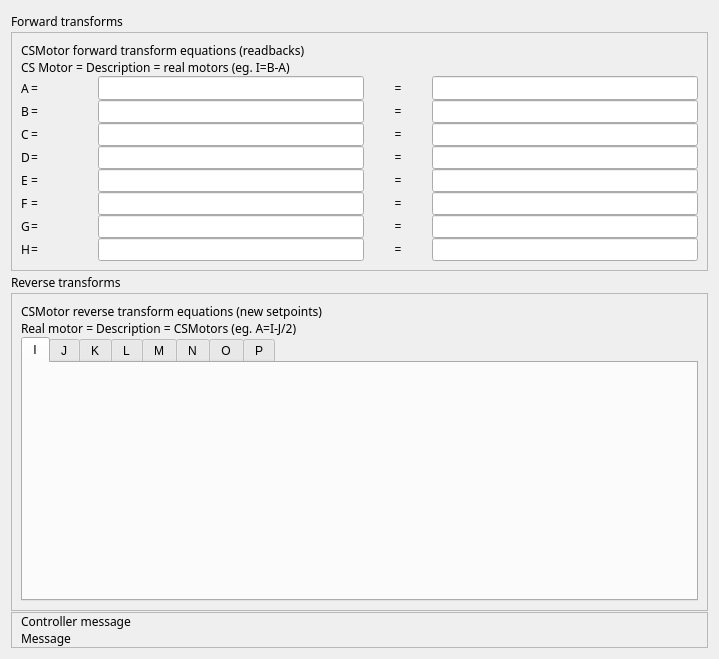
<?xml version="1.0" encoding="UTF-8"?>
<ui version="4.0">
 <class>EFrame</class>
 <widget class="QEFrame" name="EFrame">
  <property name="geometry">
   <rect>
    <x>0</x>
    <y>0</y>
    <width>719</width>
    <height>659</height>
   </rect>
  </property>
  <property name="sizePolicy">
   <sizepolicy hsizetype="Expanding" vsizetype="Expanding">
    <horstretch>0</horstretch>
    <verstretch>0</verstretch>
   </sizepolicy>
  </property>
  <property name="minimumSize">
   <size>
    <width>0</width>
    <height>1</height>
   </size>
  </property>
  <property name="windowTitle">
   <string>Kinematics</string>
  </property>
  <layout class="QVBoxLayout" name="verticalLayout" stretch="1,3,1,4,0">
   <property name="spacing">
    <number>1</number>
   </property>
   <item>
    <widget class="QLabel" name="label_20">
     <property name="maximumSize">
      <size>
       <width>16777215</width>
       <height>20</height>
      </size>
     </property>
     <property name="font">
      <font>
       <family>Abyssinica SIL</family>
       <pointsize>9</pointsize>
      </font>
     </property>
     <property name="text">
      <string>Forward transforms</string>
     </property>
    </widget>
   </item>
   <item>
    <widget class="QFrame" name="frame">
     <property name="sizePolicy">
      <sizepolicy hsizetype="Expanding" vsizetype="Expanding">
       <horstretch>0</horstretch>
       <verstretch>0</verstretch>
      </sizepolicy>
     </property>
     <property name="minimumSize">
      <size>
       <width>0</width>
       <height>1</height>
      </size>
     </property>
     <property name="frameShape">
      <enum>QFrame::StyledPanel</enum>
     </property>
     <property name="frameShadow">
      <enum>QFrame::Raised</enum>
     </property>
     <layout class="QVBoxLayout" name="verticalLayout_3">
      <property name="spacing">
       <number>0</number>
      </property>
      <item>
       <widget class="QLabel" name="label_2">
        <property name="font">
         <font>
          <family>Abyssinica SIL</family>
          <pointsize>9</pointsize>
         </font>
        </property>
        <property name="text">
         <string>CSMotor forward transform equations (readbacks)</string>
        </property>
       </widget>
      </item>
      <item>
       <widget class="QLabel" name="label_19">
        <property name="font">
         <font>
          <family>Abyssinica SIL</family>
          <pointsize>9</pointsize>
         </font>
        </property>
        <property name="text">
         <string>CS Motor = Description = real motors (eg. I=B-A)</string>
        </property>
       </widget>
      </item>
      <item>
       <layout class="QVBoxLayout" name="verticalLayout_2">
        <property name="spacing">
         <number>0</number>
        </property>
        <item>
         <layout class="QHBoxLayout" name="horizontalLayout" stretch="0,1,4,1,4">
          <property name="spacing">
           <number>1</number>
          </property>
          <item>
           <widget class="QLabel" name="label_21">
            <property name="sizePolicy">
             <sizepolicy hsizetype="Preferred" vsizetype="Preferred">
              <horstretch>0</horstretch>
              <verstretch>0</verstretch>
             </sizepolicy>
            </property>
            <property name="minimumSize">
             <size>
              <width>9</width>
              <height>0</height>
             </size>
            </property>
            <property name="font">
             <font>
              <family>Abyssinica SIL</family>
              <pointsize>9</pointsize>
             </font>
            </property>
            <property name="text">
             <string>A</string>
            </property>
           </widget>
          </item>
          <item>
           <widget class="QLabel" name="label_3">
            <property name="sizePolicy">
             <sizepolicy hsizetype="Preferred" vsizetype="Expanding">
              <horstretch>0</horstretch>
              <verstretch>0</verstretch>
             </sizepolicy>
            </property>
            <property name="minimumSize">
             <size>
              <width>0</width>
              <height>0</height>
             </size>
            </property>
            <property name="font">
             <font>
              <family>Abyssinica SIL</family>
              <pointsize>9</pointsize>
             </font>
            </property>
            <property name="text">
             <string>=</string>
            </property>
           </widget>
          </item>
          <item>
           <widget class="QELineEdit" name="qelineedit_3">
            <property name="sizePolicy">
             <sizepolicy hsizetype="Preferred" vsizetype="Expanding">
              <horstretch>0</horstretch>
              <verstretch>0</verstretch>
             </sizepolicy>
            </property>
            <property name="minimumSize">
             <size>
              <width>0</width>
              <height>0</height>
             </size>
            </property>
            <property name="font">
             <font>
              <family>Abyssinica SIL</family>
              <pointsize>9</pointsize>
             </font>
            </property>
            <property name="variable" stdset="0">
             <string>$(DMC)$(M9)_FTRANSFORM_SP.DESC</string>
            </property>
           </widget>
          </item>
          <item>
           <widget class="QLabel" name="label_4">
            <property name="sizePolicy">
             <sizepolicy hsizetype="Preferred" vsizetype="Expanding">
              <horstretch>0</horstretch>
              <verstretch>0</verstretch>
             </sizepolicy>
            </property>
            <property name="minimumSize">
             <size>
              <width>0</width>
              <height>0</height>
             </size>
            </property>
            <property name="font">
             <font>
              <family>Abyssinica SIL</family>
              <pointsize>9</pointsize>
             </font>
            </property>
            <property name="text">
             <string>=</string>
            </property>
            <property name="alignment">
             <set>Qt::AlignCenter</set>
            </property>
           </widget>
          </item>
          <item>
           <widget class="QELineEdit" name="qelineedit_2">
            <property name="sizePolicy">
             <sizepolicy hsizetype="Preferred" vsizetype="Expanding">
              <horstretch>0</horstretch>
              <verstretch>0</verstretch>
             </sizepolicy>
            </property>
            <property name="minimumSize">
             <size>
              <width>0</width>
              <height>0</height>
             </size>
            </property>
            <property name="font">
             <font>
              <family>Abyssinica SIL</family>
              <pointsize>9</pointsize>
             </font>
            </property>
            <property name="variable" stdset="0">
             <string>$(DMC)$(M9)_FTRANSFORM_SP</string>
            </property>
           </widget>
          </item>
         </layout>
        </item>
        <item>
         <layout class="QHBoxLayout" name="horizontalLayout_2" stretch="0,1,4,1,4">
          <property name="spacing">
           <number>1</number>
          </property>
          <item>
           <widget class="QLabel" name="label_22">
            <property name="sizePolicy">
             <sizepolicy hsizetype="Preferred" vsizetype="Preferred">
              <horstretch>0</horstretch>
              <verstretch>0</verstretch>
             </sizepolicy>
            </property>
            <property name="minimumSize">
             <size>
              <width>9</width>
              <height>0</height>
             </size>
            </property>
            <property name="font">
             <font>
              <family>Abyssinica SIL</family>
              <pointsize>9</pointsize>
             </font>
            </property>
            <property name="text">
             <string>B</string>
            </property>
           </widget>
          </item>
          <item>
           <widget class="QLabel" name="label_5">
            <property name="sizePolicy">
             <sizepolicy hsizetype="Preferred" vsizetype="Expanding">
              <horstretch>0</horstretch>
              <verstretch>0</verstretch>
             </sizepolicy>
            </property>
            <property name="minimumSize">
             <size>
              <width>0</width>
              <height>0</height>
             </size>
            </property>
            <property name="font">
             <font>
              <family>Abyssinica SIL</family>
              <pointsize>9</pointsize>
             </font>
            </property>
            <property name="text">
             <string>=</string>
            </property>
           </widget>
          </item>
          <item>
           <widget class="QELineEdit" name="qelineedit_4">
            <property name="sizePolicy">
             <sizepolicy hsizetype="Preferred" vsizetype="Expanding">
              <horstretch>0</horstretch>
              <verstretch>0</verstretch>
             </sizepolicy>
            </property>
            <property name="minimumSize">
             <size>
              <width>0</width>
              <height>0</height>
             </size>
            </property>
            <property name="font">
             <font>
              <family>Abyssinica SIL</family>
              <pointsize>9</pointsize>
             </font>
            </property>
            <property name="variable" stdset="0">
             <string>$(DMC)$(M10)_FTRANSFORM_SP.DESC</string>
            </property>
           </widget>
          </item>
          <item>
           <widget class="QLabel" name="label_6">
            <property name="sizePolicy">
             <sizepolicy hsizetype="Preferred" vsizetype="Expanding">
              <horstretch>0</horstretch>
              <verstretch>0</verstretch>
             </sizepolicy>
            </property>
            <property name="minimumSize">
             <size>
              <width>0</width>
              <height>0</height>
             </size>
            </property>
            <property name="font">
             <font>
              <family>Abyssinica SIL</family>
              <pointsize>9</pointsize>
             </font>
            </property>
            <property name="text">
             <string>=</string>
            </property>
            <property name="alignment">
             <set>Qt::AlignCenter</set>
            </property>
           </widget>
          </item>
          <item>
           <widget class="QELineEdit" name="qelineedit_5">
            <property name="sizePolicy">
             <sizepolicy hsizetype="Preferred" vsizetype="Expanding">
              <horstretch>0</horstretch>
              <verstretch>0</verstretch>
             </sizepolicy>
            </property>
            <property name="minimumSize">
             <size>
              <width>0</width>
              <height>0</height>
             </size>
            </property>
            <property name="font">
             <font>
              <family>Abyssinica SIL</family>
              <pointsize>9</pointsize>
             </font>
            </property>
            <property name="variable" stdset="0">
             <string>$(DMC)$(M10)_FTRANSFORM_SP</string>
            </property>
           </widget>
          </item>
         </layout>
        </item>
        <item>
         <layout class="QHBoxLayout" name="horizontalLayout_3" stretch="0,1,4,1,4">
          <property name="spacing">
           <number>1</number>
          </property>
          <item>
           <widget class="QLabel" name="label_23">
            <property name="sizePolicy">
             <sizepolicy hsizetype="Preferred" vsizetype="Preferred">
              <horstretch>0</horstretch>
              <verstretch>0</verstretch>
             </sizepolicy>
            </property>
            <property name="minimumSize">
             <size>
              <width>9</width>
              <height>0</height>
             </size>
            </property>
            <property name="font">
             <font>
              <family>Abyssinica SIL</family>
              <pointsize>9</pointsize>
             </font>
            </property>
            <property name="text">
             <string>C</string>
            </property>
           </widget>
          </item>
          <item>
           <widget class="QLabel" name="label_7">
            <property name="sizePolicy">
             <sizepolicy hsizetype="Preferred" vsizetype="Expanding">
              <horstretch>0</horstretch>
              <verstretch>0</verstretch>
             </sizepolicy>
            </property>
            <property name="minimumSize">
             <size>
              <width>0</width>
              <height>0</height>
             </size>
            </property>
            <property name="font">
             <font>
              <family>Abyssinica SIL</family>
              <pointsize>9</pointsize>
             </font>
            </property>
            <property name="text">
             <string>=</string>
            </property>
           </widget>
          </item>
          <item>
           <widget class="QELineEdit" name="qelineedit_6">
            <property name="sizePolicy">
             <sizepolicy hsizetype="Preferred" vsizetype="Expanding">
              <horstretch>0</horstretch>
              <verstretch>0</verstretch>
             </sizepolicy>
            </property>
            <property name="minimumSize">
             <size>
              <width>0</width>
              <height>0</height>
             </size>
            </property>
            <property name="font">
             <font>
              <family>Abyssinica SIL</family>
              <pointsize>9</pointsize>
             </font>
            </property>
            <property name="variable" stdset="0">
             <string>$(DMC)$(M11)_FTRANSFORM_SP.DESC</string>
            </property>
           </widget>
          </item>
          <item>
           <widget class="QLabel" name="label_8">
            <property name="sizePolicy">
             <sizepolicy hsizetype="Preferred" vsizetype="Expanding">
              <horstretch>0</horstretch>
              <verstretch>0</verstretch>
             </sizepolicy>
            </property>
            <property name="minimumSize">
             <size>
              <width>0</width>
              <height>0</height>
             </size>
            </property>
            <property name="font">
             <font>
              <family>Abyssinica SIL</family>
              <pointsize>9</pointsize>
             </font>
            </property>
            <property name="text">
             <string>=</string>
            </property>
            <property name="alignment">
             <set>Qt::AlignCenter</set>
            </property>
           </widget>
          </item>
          <item>
           <widget class="QELineEdit" name="qelineedit_7">
            <property name="sizePolicy">
             <sizepolicy hsizetype="Preferred" vsizetype="Expanding">
              <horstretch>0</horstretch>
              <verstretch>0</verstretch>
             </sizepolicy>
            </property>
            <property name="minimumSize">
             <size>
              <width>0</width>
              <height>0</height>
             </size>
            </property>
            <property name="font">
             <font>
              <family>Abyssinica SIL</family>
              <pointsize>9</pointsize>
             </font>
            </property>
            <property name="variable" stdset="0">
             <string>$(DMC)$(M11)_FTRANSFORM_SP</string>
            </property>
           </widget>
          </item>
         </layout>
        </item>
        <item>
         <layout class="QHBoxLayout" name="horizontalLayout_4" stretch="0,1,4,1,4">
          <property name="spacing">
           <number>1</number>
          </property>
          <item>
           <widget class="QLabel" name="label_24">
            <property name="sizePolicy">
             <sizepolicy hsizetype="Preferred" vsizetype="Preferred">
              <horstretch>0</horstretch>
              <verstretch>0</verstretch>
             </sizepolicy>
            </property>
            <property name="minimumSize">
             <size>
              <width>9</width>
              <height>0</height>
             </size>
            </property>
            <property name="font">
             <font>
              <family>Abyssinica SIL</family>
              <pointsize>9</pointsize>
             </font>
            </property>
            <property name="text">
             <string>D</string>
            </property>
           </widget>
          </item>
          <item>
           <widget class="QLabel" name="label_9">
            <property name="sizePolicy">
             <sizepolicy hsizetype="Preferred" vsizetype="Expanding">
              <horstretch>0</horstretch>
              <verstretch>0</verstretch>
             </sizepolicy>
            </property>
            <property name="minimumSize">
             <size>
              <width>0</width>
              <height>0</height>
             </size>
            </property>
            <property name="font">
             <font>
              <family>Abyssinica SIL</family>
              <pointsize>9</pointsize>
             </font>
            </property>
            <property name="text">
             <string>=</string>
            </property>
           </widget>
          </item>
          <item>
           <widget class="QELineEdit" name="qelineedit_8">
            <property name="sizePolicy">
             <sizepolicy hsizetype="Preferred" vsizetype="Expanding">
              <horstretch>0</horstretch>
              <verstretch>0</verstretch>
             </sizepolicy>
            </property>
            <property name="minimumSize">
             <size>
              <width>0</width>
              <height>0</height>
             </size>
            </property>
            <property name="font">
             <font>
              <family>Abyssinica SIL</family>
              <pointsize>9</pointsize>
             </font>
            </property>
            <property name="variable" stdset="0">
             <string>$(DMC)$(M12)_FTRANSFORM_SP.DESC</string>
            </property>
           </widget>
          </item>
          <item>
           <widget class="QLabel" name="label_10">
            <property name="sizePolicy">
             <sizepolicy hsizetype="Preferred" vsizetype="Expanding">
              <horstretch>0</horstretch>
              <verstretch>0</verstretch>
             </sizepolicy>
            </property>
            <property name="minimumSize">
             <size>
              <width>0</width>
              <height>0</height>
             </size>
            </property>
            <property name="font">
             <font>
              <family>Abyssinica SIL</family>
              <pointsize>9</pointsize>
             </font>
            </property>
            <property name="text">
             <string>=</string>
            </property>
            <property name="alignment">
             <set>Qt::AlignCenter</set>
            </property>
           </widget>
          </item>
          <item>
           <widget class="QELineEdit" name="qelineedit_9">
            <property name="sizePolicy">
             <sizepolicy hsizetype="Preferred" vsizetype="Expanding">
              <horstretch>0</horstretch>
              <verstretch>0</verstretch>
             </sizepolicy>
            </property>
            <property name="minimumSize">
             <size>
              <width>0</width>
              <height>0</height>
             </size>
            </property>
            <property name="font">
             <font>
              <family>Abyssinica SIL</family>
              <pointsize>9</pointsize>
             </font>
            </property>
            <property name="variable" stdset="0">
             <string>$(DMC)$(M12)_FTRANSFORM_SP</string>
            </property>
           </widget>
          </item>
         </layout>
        </item>
        <item>
         <layout class="QHBoxLayout" name="horizontalLayout_5" stretch="0,1,4,1,4">
          <property name="spacing">
           <number>1</number>
          </property>
          <item>
           <widget class="QLabel" name="label_25">
            <property name="sizePolicy">
             <sizepolicy hsizetype="Preferred" vsizetype="Preferred">
              <horstretch>0</horstretch>
              <verstretch>0</verstretch>
             </sizepolicy>
            </property>
            <property name="minimumSize">
             <size>
              <width>9</width>
              <height>0</height>
             </size>
            </property>
            <property name="font">
             <font>
              <family>Abyssinica SIL</family>
              <pointsize>9</pointsize>
             </font>
            </property>
            <property name="text">
             <string>E</string>
            </property>
           </widget>
          </item>
          <item>
           <widget class="QLabel" name="label_11">
            <property name="sizePolicy">
             <sizepolicy hsizetype="Preferred" vsizetype="Expanding">
              <horstretch>0</horstretch>
              <verstretch>0</verstretch>
             </sizepolicy>
            </property>
            <property name="minimumSize">
             <size>
              <width>0</width>
              <height>0</height>
             </size>
            </property>
            <property name="font">
             <font>
              <family>Abyssinica SIL</family>
              <pointsize>9</pointsize>
             </font>
            </property>
            <property name="text">
             <string>=</string>
            </property>
           </widget>
          </item>
          <item>
           <widget class="QELineEdit" name="qelineedit_10">
            <property name="sizePolicy">
             <sizepolicy hsizetype="Preferred" vsizetype="Expanding">
              <horstretch>0</horstretch>
              <verstretch>0</verstretch>
             </sizepolicy>
            </property>
            <property name="minimumSize">
             <size>
              <width>0</width>
              <height>0</height>
             </size>
            </property>
            <property name="font">
             <font>
              <family>Abyssinica SIL</family>
              <pointsize>9</pointsize>
             </font>
            </property>
            <property name="variable" stdset="0">
             <string>$(DMC)$(M13)_FTRANSFORM_SP.DESC</string>
            </property>
           </widget>
          </item>
          <item>
           <widget class="QLabel" name="label_12">
            <property name="sizePolicy">
             <sizepolicy hsizetype="Preferred" vsizetype="Expanding">
              <horstretch>0</horstretch>
              <verstretch>0</verstretch>
             </sizepolicy>
            </property>
            <property name="minimumSize">
             <size>
              <width>0</width>
              <height>0</height>
             </size>
            </property>
            <property name="font">
             <font>
              <family>Abyssinica SIL</family>
              <pointsize>9</pointsize>
             </font>
            </property>
            <property name="text">
             <string>=</string>
            </property>
            <property name="alignment">
             <set>Qt::AlignCenter</set>
            </property>
           </widget>
          </item>
          <item>
           <widget class="QELineEdit" name="qelineedit_11">
            <property name="sizePolicy">
             <sizepolicy hsizetype="Preferred" vsizetype="Expanding">
              <horstretch>0</horstretch>
              <verstretch>0</verstretch>
             </sizepolicy>
            </property>
            <property name="minimumSize">
             <size>
              <width>0</width>
              <height>0</height>
             </size>
            </property>
            <property name="font">
             <font>
              <family>Abyssinica SIL</family>
              <pointsize>9</pointsize>
             </font>
            </property>
            <property name="variable" stdset="0">
             <string>$(DMC)$(M13)_FTRANSFORM_SP</string>
            </property>
           </widget>
          </item>
         </layout>
        </item>
        <item>
         <layout class="QHBoxLayout" name="horizontalLayout_6" stretch="0,1,4,1,4">
          <property name="spacing">
           <number>1</number>
          </property>
          <item>
           <widget class="QLabel" name="label_26">
            <property name="sizePolicy">
             <sizepolicy hsizetype="Preferred" vsizetype="Preferred">
              <horstretch>0</horstretch>
              <verstretch>0</verstretch>
             </sizepolicy>
            </property>
            <property name="minimumSize">
             <size>
              <width>9</width>
              <height>0</height>
             </size>
            </property>
            <property name="font">
             <font>
              <family>Abyssinica SIL</family>
              <pointsize>9</pointsize>
             </font>
            </property>
            <property name="text">
             <string>F</string>
            </property>
           </widget>
          </item>
          <item>
           <widget class="QLabel" name="label_13">
            <property name="sizePolicy">
             <sizepolicy hsizetype="Preferred" vsizetype="Expanding">
              <horstretch>0</horstretch>
              <verstretch>0</verstretch>
             </sizepolicy>
            </property>
            <property name="minimumSize">
             <size>
              <width>0</width>
              <height>0</height>
             </size>
            </property>
            <property name="font">
             <font>
              <family>Abyssinica SIL</family>
              <pointsize>9</pointsize>
             </font>
            </property>
            <property name="text">
             <string>=</string>
            </property>
           </widget>
          </item>
          <item>
           <widget class="QELineEdit" name="qelineedit_12">
            <property name="sizePolicy">
             <sizepolicy hsizetype="Preferred" vsizetype="Expanding">
              <horstretch>0</horstretch>
              <verstretch>0</verstretch>
             </sizepolicy>
            </property>
            <property name="minimumSize">
             <size>
              <width>0</width>
              <height>0</height>
             </size>
            </property>
            <property name="font">
             <font>
              <family>Abyssinica SIL</family>
              <pointsize>9</pointsize>
             </font>
            </property>
            <property name="variable" stdset="0">
             <string>$(DMC)$(M14)_FTRANSFORM_SP.DESC</string>
            </property>
           </widget>
          </item>
          <item>
           <widget class="QLabel" name="label_14">
            <property name="sizePolicy">
             <sizepolicy hsizetype="Preferred" vsizetype="Expanding">
              <horstretch>0</horstretch>
              <verstretch>0</verstretch>
             </sizepolicy>
            </property>
            <property name="minimumSize">
             <size>
              <width>0</width>
              <height>0</height>
             </size>
            </property>
            <property name="font">
             <font>
              <family>Abyssinica SIL</family>
              <pointsize>9</pointsize>
             </font>
            </property>
            <property name="text">
             <string>=</string>
            </property>
            <property name="alignment">
             <set>Qt::AlignCenter</set>
            </property>
           </widget>
          </item>
          <item>
           <widget class="QELineEdit" name="qelineedit_13">
            <property name="sizePolicy">
             <sizepolicy hsizetype="Preferred" vsizetype="Expanding">
              <horstretch>0</horstretch>
              <verstretch>0</verstretch>
             </sizepolicy>
            </property>
            <property name="minimumSize">
             <size>
              <width>0</width>
              <height>0</height>
             </size>
            </property>
            <property name="font">
             <font>
              <family>Abyssinica SIL</family>
              <pointsize>9</pointsize>
             </font>
            </property>
            <property name="variable" stdset="0">
             <string>$(DMC)$(M14)_FTRANSFORM_SP</string>
            </property>
           </widget>
          </item>
         </layout>
        </item>
        <item>
         <layout class="QHBoxLayout" name="horizontalLayout_7" stretch="0,1,4,1,4">
          <property name="spacing">
           <number>1</number>
          </property>
          <item>
           <widget class="QLabel" name="label_27">
            <property name="sizePolicy">
             <sizepolicy hsizetype="Preferred" vsizetype="Preferred">
              <horstretch>0</horstretch>
              <verstretch>0</verstretch>
             </sizepolicy>
            </property>
            <property name="minimumSize">
             <size>
              <width>9</width>
              <height>0</height>
             </size>
            </property>
            <property name="font">
             <font>
              <family>Abyssinica SIL</family>
              <pointsize>9</pointsize>
             </font>
            </property>
            <property name="text">
             <string>G</string>
            </property>
           </widget>
          </item>
          <item>
           <widget class="QLabel" name="label_15">
            <property name="sizePolicy">
             <sizepolicy hsizetype="Preferred" vsizetype="Expanding">
              <horstretch>0</horstretch>
              <verstretch>0</verstretch>
             </sizepolicy>
            </property>
            <property name="minimumSize">
             <size>
              <width>0</width>
              <height>0</height>
             </size>
            </property>
            <property name="font">
             <font>
              <family>Abyssinica SIL</family>
              <pointsize>9</pointsize>
             </font>
            </property>
            <property name="text">
             <string>=</string>
            </property>
           </widget>
          </item>
          <item>
           <widget class="QELineEdit" name="qelineedit_14">
            <property name="sizePolicy">
             <sizepolicy hsizetype="Preferred" vsizetype="Expanding">
              <horstretch>0</horstretch>
              <verstretch>0</verstretch>
             </sizepolicy>
            </property>
            <property name="minimumSize">
             <size>
              <width>0</width>
              <height>0</height>
             </size>
            </property>
            <property name="font">
             <font>
              <family>Abyssinica SIL</family>
              <pointsize>9</pointsize>
             </font>
            </property>
            <property name="variable" stdset="0">
             <string>$(DMC)$(M15)_FTRANSFORM_SP.DESC</string>
            </property>
           </widget>
          </item>
          <item>
           <widget class="QLabel" name="label_16">
            <property name="sizePolicy">
             <sizepolicy hsizetype="Preferred" vsizetype="Expanding">
              <horstretch>0</horstretch>
              <verstretch>0</verstretch>
             </sizepolicy>
            </property>
            <property name="minimumSize">
             <size>
              <width>0</width>
              <height>0</height>
             </size>
            </property>
            <property name="font">
             <font>
              <family>Abyssinica SIL</family>
              <pointsize>9</pointsize>
             </font>
            </property>
            <property name="text">
             <string>=</string>
            </property>
            <property name="alignment">
             <set>Qt::AlignCenter</set>
            </property>
           </widget>
          </item>
          <item>
           <widget class="QELineEdit" name="qelineedit_15">
            <property name="sizePolicy">
             <sizepolicy hsizetype="Preferred" vsizetype="Expanding">
              <horstretch>0</horstretch>
              <verstretch>0</verstretch>
             </sizepolicy>
            </property>
            <property name="minimumSize">
             <size>
              <width>0</width>
              <height>0</height>
             </size>
            </property>
            <property name="font">
             <font>
              <family>Abyssinica SIL</family>
              <pointsize>9</pointsize>
             </font>
            </property>
            <property name="variable" stdset="0">
             <string>$(DMC)$(M15)_FTRANSFORM_SP</string>
            </property>
           </widget>
          </item>
         </layout>
        </item>
        <item>
         <layout class="QHBoxLayout" name="horizontalLayout_8" stretch="0,1,4,1,4">
          <property name="spacing">
           <number>1</number>
          </property>
          <item>
           <widget class="QLabel" name="label_28">
            <property name="sizePolicy">
             <sizepolicy hsizetype="Preferred" vsizetype="Preferred">
              <horstretch>0</horstretch>
              <verstretch>0</verstretch>
             </sizepolicy>
            </property>
            <property name="minimumSize">
             <size>
              <width>9</width>
              <height>0</height>
             </size>
            </property>
            <property name="font">
             <font>
              <family>Abyssinica SIL</family>
              <pointsize>9</pointsize>
             </font>
            </property>
            <property name="text">
             <string>H</string>
            </property>
           </widget>
          </item>
          <item>
           <widget class="QLabel" name="label_17">
            <property name="sizePolicy">
             <sizepolicy hsizetype="Preferred" vsizetype="Expanding">
              <horstretch>0</horstretch>
              <verstretch>0</verstretch>
             </sizepolicy>
            </property>
            <property name="minimumSize">
             <size>
              <width>0</width>
              <height>0</height>
             </size>
            </property>
            <property name="font">
             <font>
              <family>Abyssinica SIL</family>
              <pointsize>9</pointsize>
             </font>
            </property>
            <property name="text">
             <string>=</string>
            </property>
           </widget>
          </item>
          <item>
           <widget class="QELineEdit" name="qelineedit_16">
            <property name="sizePolicy">
             <sizepolicy hsizetype="Preferred" vsizetype="Expanding">
              <horstretch>0</horstretch>
              <verstretch>0</verstretch>
             </sizepolicy>
            </property>
            <property name="minimumSize">
             <size>
              <width>0</width>
              <height>0</height>
             </size>
            </property>
            <property name="font">
             <font>
              <family>Abyssinica SIL</family>
              <pointsize>9</pointsize>
             </font>
            </property>
            <property name="variable" stdset="0">
             <string>$(DMC)$(M16)_FTRANSFORM_SP.DESC</string>
            </property>
           </widget>
          </item>
          <item>
           <widget class="QLabel" name="label_18">
            <property name="sizePolicy">
             <sizepolicy hsizetype="Preferred" vsizetype="Expanding">
              <horstretch>0</horstretch>
              <verstretch>0</verstretch>
             </sizepolicy>
            </property>
            <property name="minimumSize">
             <size>
              <width>0</width>
              <height>0</height>
             </size>
            </property>
            <property name="font">
             <font>
              <family>Abyssinica SIL</family>
              <pointsize>9</pointsize>
             </font>
            </property>
            <property name="text">
             <string>=</string>
            </property>
            <property name="alignment">
             <set>Qt::AlignCenter</set>
            </property>
           </widget>
          </item>
          <item>
           <widget class="QELineEdit" name="qelineedit_17">
            <property name="sizePolicy">
             <sizepolicy hsizetype="Preferred" vsizetype="Expanding">
              <horstretch>0</horstretch>
              <verstretch>0</verstretch>
             </sizepolicy>
            </property>
            <property name="minimumSize">
             <size>
              <width>0</width>
              <height>0</height>
             </size>
            </property>
            <property name="font">
             <font>
              <family>Abyssinica SIL</family>
              <pointsize>9</pointsize>
             </font>
            </property>
            <property name="variable" stdset="0">
             <string>$(DMC)$(M16)_FTRANSFORM_SP</string>
            </property>
           </widget>
          </item>
         </layout>
        </item>
       </layout>
      </item>
     </layout>
    </widget>
   </item>
   <item>
    <widget class="QLabel" name="label_42">
     <property name="maximumSize">
      <size>
       <width>16777215</width>
       <height>20</height>
      </size>
     </property>
     <property name="font">
      <font>
       <family>Abyssinica SIL</family>
       <pointsize>9</pointsize>
      </font>
     </property>
     <property name="text">
      <string>Reverse transforms</string>
     </property>
    </widget>
   </item>
   <item>
    <widget class="QFrame" name="frame_3">
     <property name="sizePolicy">
      <sizepolicy hsizetype="Expanding" vsizetype="Expanding">
       <horstretch>0</horstretch>
       <verstretch>0</verstretch>
      </sizepolicy>
     </property>
     <property name="minimumSize">
      <size>
       <width>0</width>
       <height>1</height>
      </size>
     </property>
     <property name="frameShape">
      <enum>QFrame::StyledPanel</enum>
     </property>
     <property name="frameShadow">
      <enum>QFrame::Raised</enum>
     </property>
     <layout class="QVBoxLayout" name="verticalLayout_6">
      <property name="spacing">
       <number>0</number>
      </property>
      <item>
       <widget class="QLabel" name="label_43">
        <property name="font">
         <font>
          <family>Abyssinica SIL</family>
          <pointsize>9</pointsize>
         </font>
        </property>
        <property name="text">
         <string>CSMotor reverse transform equations (new setpoints)</string>
        </property>
       </widget>
      </item>
      <item>
       <widget class="QLabel" name="label_58">
        <property name="font">
         <font>
          <family>Abyssinica SIL</family>
          <pointsize>9</pointsize>
         </font>
        </property>
        <property name="text">
         <string>Real motor = Description = CSMotors (eg. A=I-J/2) </string>
        </property>
       </widget>
      </item>
      <item>
       <widget class="QTabWidget" name="tabWidget">
        <property name="currentIndex">
         <number>0</number>
        </property>
        <property name="elideMode">
         <enum>Qt::ElideNone</enum>
        </property>
        <property name="documentMode">
         <bool>false</bool>
        </property>
        <property name="tabsClosable">
         <bool>false</bool>
        </property>
        <widget class="QWidget" name="tab">
         <attribute name="title">
          <string>I</string>
         </attribute>
         <layout class="QVBoxLayout" name="verticalLayout_8">
          <item>
           <widget class="QEForm" name="qeform_2">
            <property name="uiFile" stdset="0">
             <string>galil_kinematics_reverse.ui</string>
            </property>
            <property name="variableSubstitutions" stdset="0">
             <string>M=$(M9)</string>
            </property>
           </widget>
          </item>
         </layout>
        </widget>
        <widget class="QWidget" name="tab_2">
         <attribute name="title">
          <string>J</string>
         </attribute>
         <layout class="QVBoxLayout" name="verticalLayout_7">
          <item>
           <widget class="QEForm" name="qeform">
            <property name="uiFile" stdset="0">
             <string>galil_kinematics_reverse.ui</string>
            </property>
            <property name="variableSubstitutions" stdset="0">
             <string>M=$(M10)</string>
            </property>
           </widget>
          </item>
         </layout>
        </widget>
        <widget class="QWidget" name="tab_3">
         <attribute name="title">
          <string>K</string>
         </attribute>
         <layout class="QVBoxLayout" name="verticalLayout_9">
          <item>
           <widget class="QEForm" name="qeform_3">
            <property name="uiFile" stdset="0">
             <string>galil_kinematics_reverse.ui</string>
            </property>
            <property name="variableSubstitutions" stdset="0">
             <string>M=$(M11)</string>
            </property>
           </widget>
          </item>
         </layout>
        </widget>
        <widget class="QWidget" name="tab_4">
         <attribute name="title">
          <string>L</string>
         </attribute>
         <layout class="QVBoxLayout" name="verticalLayout_10">
          <item>
           <widget class="QEForm" name="qeform_4">
            <property name="uiFile" stdset="0">
             <string>galil_kinematics_reverse.ui</string>
            </property>
            <property name="variableSubstitutions" stdset="0">
             <string>M=$(M12)</string>
            </property>
           </widget>
          </item>
         </layout>
        </widget>
        <widget class="QWidget" name="tab_5">
         <attribute name="title">
          <string>M</string>
         </attribute>
         <layout class="QVBoxLayout" name="verticalLayout_11">
          <item>
           <widget class="QEForm" name="qeform_5">
            <property name="uiFile" stdset="0">
             <string>galil_kinematics_reverse.ui</string>
            </property>
            <property name="variableSubstitutions" stdset="0">
             <string>M=$(M13)</string>
            </property>
           </widget>
          </item>
         </layout>
        </widget>
        <widget class="QWidget" name="tab_6">
         <attribute name="title">
          <string>N</string>
         </attribute>
         <layout class="QVBoxLayout" name="verticalLayout_12">
          <item>
           <widget class="QEForm" name="qeform_6">
            <property name="uiFile" stdset="0">
             <string>galil_kinematics_reverse.ui</string>
            </property>
            <property name="variableSubstitutions" stdset="0">
             <string>M=$(M14)</string>
            </property>
           </widget>
          </item>
         </layout>
        </widget>
        <widget class="QWidget" name="tab_7">
         <attribute name="title">
          <string>O</string>
         </attribute>
         <layout class="QVBoxLayout" name="verticalLayout_13">
          <item>
           <widget class="QEForm" name="qeform_7">
            <property name="uiFile" stdset="0">
             <string>galil_kinematics_reverse.ui</string>
            </property>
            <property name="variableSubstitutions" stdset="0">
             <string>M=$(M15)</string>
            </property>
           </widget>
          </item>
         </layout>
        </widget>
        <widget class="QWidget" name="tab_8">
         <attribute name="title">
          <string>P</string>
         </attribute>
         <layout class="QVBoxLayout" name="verticalLayout_14">
          <item>
           <widget class="QEForm" name="qeform_8">
            <property name="uiFile" stdset="0">
             <string>galil_kinematics_reverse.ui</string>
            </property>
            <property name="variableSubstitutions" stdset="0">
             <string>M=$(M16)</string>
            </property>
           </widget>
          </item>
         </layout>
        </widget>
       </widget>
      </item>
     </layout>
    </widget>
   </item>
   <item>
    <widget class="QFrame" name="frame_4">
     <property name="frameShape">
      <enum>QFrame::StyledPanel</enum>
     </property>
     <property name="frameShadow">
      <enum>QFrame::Raised</enum>
     </property>
     <layout class="QVBoxLayout" name="verticalLayout_15">
      <property name="spacing">
       <number>0</number>
      </property>
      <property name="topMargin">
       <number>0</number>
      </property>
      <property name="bottomMargin">
       <number>0</number>
      </property>
      <item>
       <layout class="QVBoxLayout" name="verticalLayout_16">
        <item>
         <widget class="QLabel" name="label_59">
          <property name="maximumSize">
           <size>
            <width>16777215</width>
            <height>20</height>
           </size>
          </property>
          <property name="font">
           <font>
            <family>Abyssinica SIL</family>
            <pointsize>9</pointsize>
           </font>
          </property>
          <property name="text">
           <string>Controller message</string>
          </property>
         </widget>
        </item>
        <item>
         <widget class="QELabel" name="qelabel_12">
          <property name="sizePolicy">
           <sizepolicy hsizetype="Minimum" vsizetype="Preferred">
            <horstretch>0</horstretch>
            <verstretch>0</verstretch>
           </sizepolicy>
          </property>
          <property name="font">
           <font>
            <family>Abyssinica SIL</family>
            <pointsize>9</pointsize>
           </font>
          </property>
          <property name="frameShape">
           <enum>QFrame::NoFrame</enum>
          </property>
          <property name="variable" stdset="0">
           <string>$(DMC)ERROR_MON</string>
          </property>
          <property name="text">
           <string>Message</string>
          </property>
         </widget>
        </item>
       </layout>
      </item>
     </layout>
    </widget>
   </item>
  </layout>
 </widget>
 <customwidgets>
  <customwidget>
   <class>QEForm</class>
   <extends>QWidget</extends>
   <header>QEForm.h</header>
  </customwidget>
  <customwidget>
   <class>QELabel</class>
   <extends>QLabel</extends>
   <header>QELabel.h</header>
  </customwidget>
  <customwidget>
   <class>QELineEdit</class>
   <extends>QLineEdit</extends>
   <header>QELineEdit.h</header>
  </customwidget>
  <customwidget>
   <class>QEFrame</class>
   <extends>QFrame</extends>
   <header>QEFrame.h</header>
   <container>1</container>
  </customwidget>
 </customwidgets>
 <resources/>
 <connections/>
</ui>
